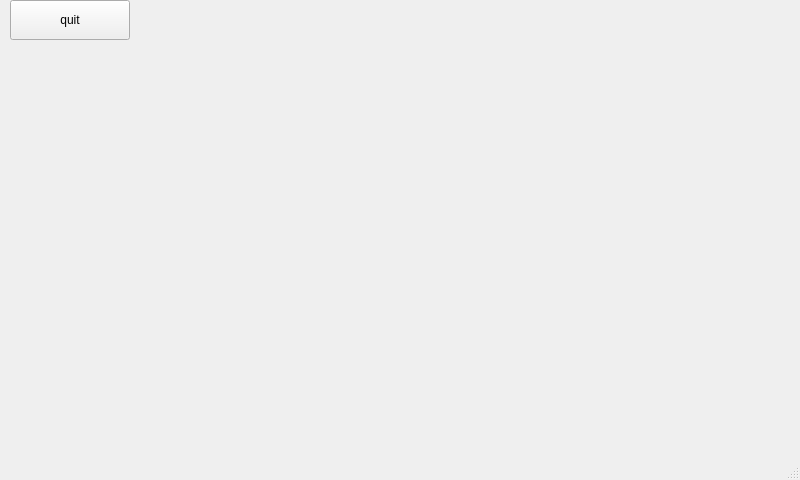
<?xml version="1.0" encoding="UTF-8"?>
<ui version="4.0">
 <class>photoWindow</class>
 <widget class="QMainWindow" name="photoWindow">
  <property name="geometry">
   <rect>
    <x>0</x>
    <y>0</y>
    <width>800</width>
    <height>480</height>
   </rect>
  </property>
  <property name="windowTitle">
   <string>MainWindow</string>
  </property>
  <widget class="QWidget" name="centralwidget">
   <widget class="QLabel" name="label_pictrue">
    <property name="geometry">
     <rect>
      <x>0</x>
      <y>0</y>
      <width>800</width>
      <height>480</height>
     </rect>
    </property>
    <property name="text">
     <string/>
    </property>
   </widget>
   <widget class="QPushButton" name="pushButton">
    <property name="geometry">
     <rect>
      <x>10</x>
      <y>0</y>
      <width>120</width>
      <height>40</height>
     </rect>
    </property>
    <property name="styleSheet">
     <string notr="true">font: 14pt &quot;微软雅黑&quot;;</string>
    </property>
    <property name="text">
     <string>quit</string>
    </property>
   </widget>
  </widget>
  <widget class="QMenuBar" name="menubar">
   <property name="geometry">
    <rect>
     <x>0</x>
     <y>0</y>
     <width>800</width>
     <height>21</height>
    </rect>
   </property>
  </widget>
  <widget class="QStatusBar" name="statusbar"/>
 </widget>
 <resources/>
 <connections/>
</ui>
